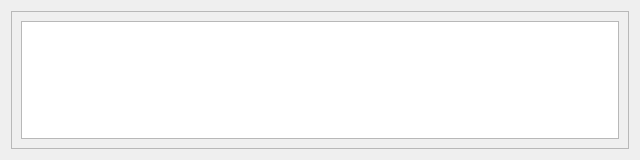
<?xml version="1.0" encoding="UTF-8"?>
<ui version="4.0">
 <class>Form</class>
 <widget class="QWidget" name="Form">
  <property name="geometry">
   <rect>
    <x>0</x>
    <y>0</y>
    <width>640</width>
    <height>160</height>
   </rect>
  </property>
  <property name="minimumSize">
   <size>
    <width>640</width>
    <height>160</height>
   </size>
  </property>
  <property name="maximumSize">
   <size>
    <width>640</width>
    <height>160</height>
   </size>
  </property>
  <property name="windowTitle">
   <string>Form</string>
  </property>
  <layout class="QGridLayout" name="gridLayout">
   <item row="0" column="0">
    <widget class="QFrame" name="mpd_frame">
     <property name="frameShape">
      <enum>QFrame::StyledPanel</enum>
     </property>
     <property name="frameShadow">
      <enum>QFrame::Raised</enum>
     </property>
     <layout class="QGridLayout" name="gridLayout_2">
      <item row="0" column="0">
       <widget class="QTextBrowser" name="humor_box"/>
      </item>
     </layout>
    </widget>
   </item>
  </layout>
 </widget>
 <resources/>
 <connections/>
</ui>
